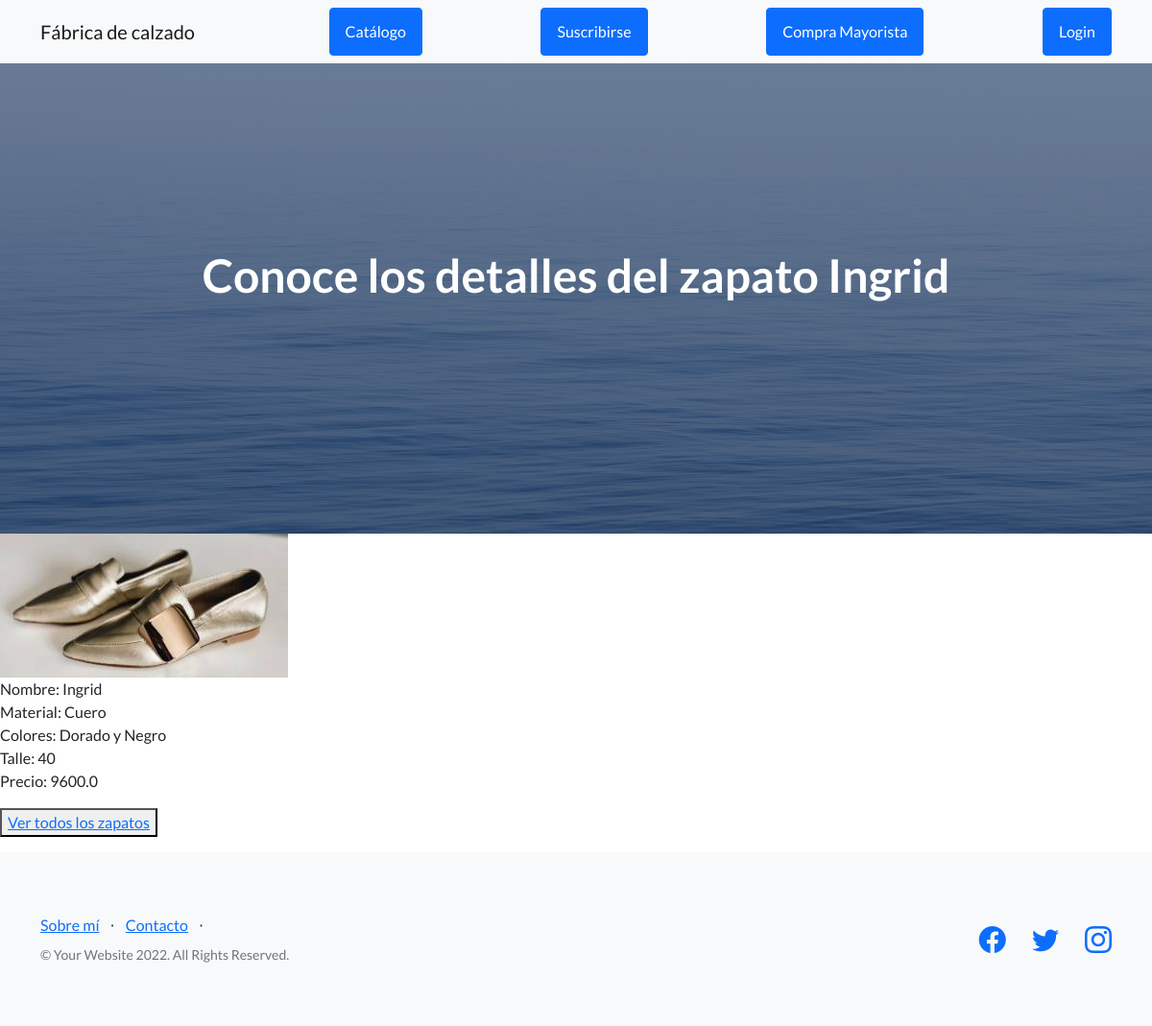
The app's page /AppFabrica/detallezapato/11 with its own data.
### AppFabrica/models.py (models this page shows, shortened)
class Zapato (models.Model):
    nombre = models.CharField(max_length=50, default=None)
    material = models.CharField(max_length=50, default=None)
    color = models.CharField(max_length=50, default=None)
    talle = models.IntegerField(default=None)
    stock = models.IntegerField(default=None)
    precio = models.FloatField(default=None)
    foto = models.ImageField(upload_to='images/', null=True, blank=True)

### AppFabrica/views.py (the view)
class detalle_zapato (DetailView):
    model = Zapato
    template_name = 'verzapato.html'
    context_object_name = "zapato"

### AppFabrica/templates/verzapato.html (shortened to what this page needs)
{% extends 'padre.html' %}
{% load static %}
{% block contenidoDinamico%}
<header class="masthead">
    <div class="container position-relative">
        <div class="row justify-content-center">
            <div class="col-xl-20">
                <div class="text-center text-white">
                    <h1 class="mb-5">Conoce los detalles del zapato {{zapato.nombre}}</h1>
                </div>
            </div>
        </div>
    </div>
</header>
<img src="{{zapato.foto.url}}" alt="foto_producto">
<p> Nombre: {{zapato.nombre}} <br> Material: {{zapato.material}} <br> Colores: {{zapato.color}} <br> Talle: {{zapato.talle}}<br>Precio: {{zapato.precio}}</p>
     <div>
        <button>
            <a href= "{% url 'lista_zapatos'%}"> Ver todos los zapatos </a>
        </button>
    </div>
{% endblock contenidoDinamico%}

### records on screen
Zapato: nombre "Ingrid", foto (picture), material "Cuero", color "Dorado y Negro", talle "40", precio "9600.0"
